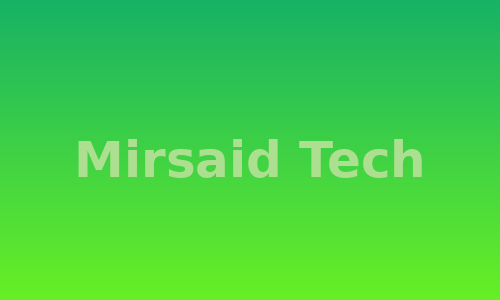

The Python source for this figure:
import io
from PIL import Image, ImageDraw, ImageFont
import random
from utils import (generate_random_color, choose_random_font, create_gradient_background)
                   # draw_person,)

# Рандомизация цвета текста
def random_text_color():
    return generate_random_color()

# Рисование текста на изображении
def draw_text(draw, brand_name, width, height):
    font_path = choose_random_font()  # Выбираем случайный шрифт
    font = ImageFont.truetype(font_path, size=random.randint(40, 70))

    text_bbox = draw.textbbox((0, 0), brand_name, font=font)
    text_width, text_height = text_bbox[2] - text_bbox[0], text_bbox[3] - text_bbox[1]

    text_x = random.randint(0, width - text_width)
    text_y = random.randint(0, height - text_height)

    # Случайный цвет текста
    text_color = random_text_color()

    # Случайное оформление текста
    effect_type = random.choice(['shadow', 'outline', 'gradient', 'normal'])

    if effect_type == 'shadow':
        shadow_offset = random.randint(5, 10)
        shadow_color = (text_color[0] // 2, text_color[1] // 2, text_color[2] // 2)
        draw.text((text_x + shadow_offset, text_y + shadow_offset), brand_name, font=font, fill=shadow_color)

    elif effect_type == 'outline':
        outline_thickness = random.randint(2, 5)
        outline_color = random_text_color()
        for offset in range(-outline_thickness, outline_thickness + 1):
            draw.text((text_x + offset, text_y + offset), brand_name, font=font, fill=outline_color)
        # Рисуем основной текст поверх
        draw.text((text_x, text_y), brand_name, font=font, fill=text_color)

    elif effect_type == 'gradient':
        # Градиентная заливка текста
        gradient = generate_gradient_color(text_color)  # Эта функция генерирует градиентный цвет
        draw.text((text_x, text_y), brand_name, font=font, fill=gradient)

    else:
        # Обычный текст
        draw.text((text_x, text_y), brand_name, font=font, fill=text_color)

# Функция для генерации градиента (пример)
def generate_gradient_color(base_color):
    r, g, b = base_color
    gradient = f"rgb({min(r + 50, 255)}, {min(g + 50, 255)}, {min(b + 50, 255)})"
    return gradient


# Рисование объекта (круг, прямоугольник или звезда) на изображении
def draw_shadow(draw, object_type, x, y, size, color):
    shadow_offset = random.randint(5, 15)
    shadow_color = (color[0] // 2, color[1] // 2, color[2] // 2)  # Темная версия оригинального цвета
    if object_type == 'circle':
        draw.ellipse((x + shadow_offset, y + shadow_offset, x + size + shadow_offset, y + size + shadow_offset), fill=shadow_color)
    elif object_type == 'rectangle':
        draw.rectangle((x + shadow_offset, y + shadow_offset, x + size + shadow_offset, y + size + shadow_offset), fill=shadow_color)
    elif object_type == 'star':
        points = [(x + size / 2 + shadow_offset, y + shadow_offset),
                  (x + size * 0.6 + shadow_offset, y + size * 0.4 + shadow_offset),
                  (x + size + shadow_offset, y + size * 0.4 + shadow_offset),
                  (x + size * 0.7 + shadow_offset, y + size * 0.6 + shadow_offset),
                  (x + size * 0.8 + shadow_offset, y + size + shadow_offset),
                  (x + size / 2 + shadow_offset, y + size * 0.75 + shadow_offset),
                  (x + size * 0.2 + shadow_offset, y + size + shadow_offset),
                  (x + size * 0.3 + shadow_offset, y + size * 0.6 + shadow_offset),
                  (x + shadow_offset, y + size * 0.4 + shadow_offset),
                  (x + size * 0.4 + shadow_offset, y + size * 0.4 + shadow_offset)]
        draw.polygon(points, fill=shadow_color)

# Функция для рисования случайного объекта с улучшениями
def draw_random_object(draw, width, height):
    object_type = random.choice(['circle', 'rectangle', 'star'])
    object_color = generate_random_color()
    object_size = random.randint(50, 150)
    object_x = random.randint(0, width - object_size)
    object_y = random.randint(0, height - object_size)

    # Рисуем тень
    draw_shadow(draw, object_type, object_x, object_y, object_size, object_color)

    # Рисуем сам объект
    if object_type == 'circle':
        draw.ellipse((object_x, object_y, object_x + object_size, object_y + object_size), fill=object_color)
    elif object_type == 'rectangle':
        draw.rectangle((object_x, object_y, object_x + object_size, object_y + object_size), fill=object_color)
    elif object_type == 'star':
        points = [
            (object_x + object_size / 2, object_y),
            (object_x + object_size * 0.6, object_y + object_size * 0.4),
            (object_x + object_size, object_y + object_size * 0.4),
            (object_x + object_size * 0.7, object_y + object_size * 0.6),
            (object_x + object_size * 0.8, object_y + object_size),
            (object_x + object_size / 2, object_y + object_size * 0.75),
            (object_x + object_size * 0.2, object_y + object_size),
            (object_x + object_size * 0.3, object_y + object_size * 0.6),
            (object_x, object_y + object_size * 0.4),
            (object_x + object_size * 0.4, object_y + object_size * 0.4)
        ]
        draw.polygon(points, fill=object_color)

# Функция для генерации изображения бренда
def create_brand_image(brand_name):
    width, height = 800, 500
    image = create_gradient_background(width, height)
    draw = ImageDraw.Draw(image)

    # Рисуем текст
    draw_text(draw, brand_name, width, height)

    # Рисуем объект
    draw_random_object(draw, width, height)

    # Рисуем человека
    # person_x = random.randint(100, 700)
    # person_y = random.randint(200, 400)
    # draw_person(draw, person_x, person_y)

    # Сохраняем изображение в памяти
    img_io = io.BytesIO()
    image.save(img_io, 'PNG')
    img_io.seek(0)
    return img_io
